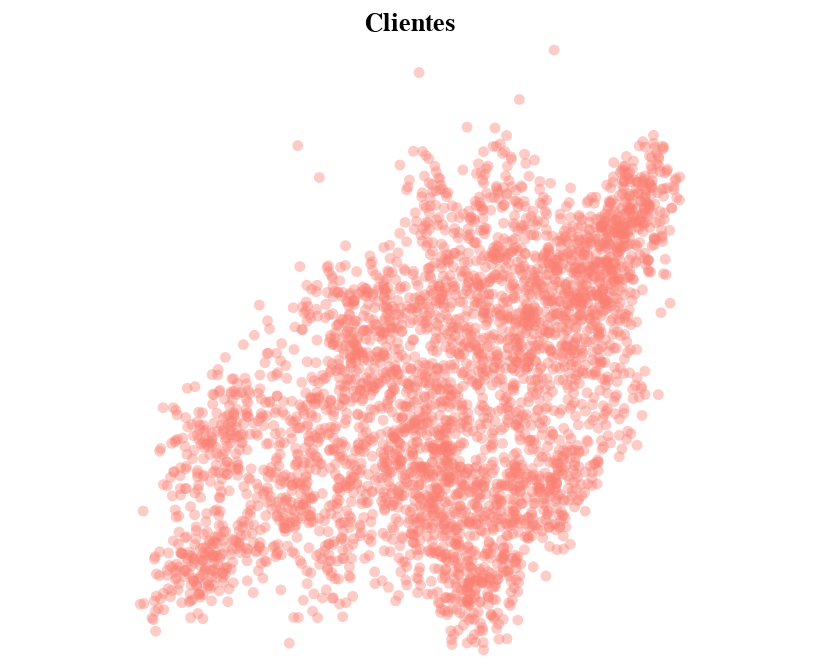

Write notebook code for a chart like this one.
### Code cell
# Georreferenciación

alt.Chart(data).mark_circle(opacity=0.4, color="salmon").encode(
    longitude='lon',
    latitude='lat',
#     size='count()'
#     size=alt.Size('count:Q', title='Number of Airports'),
#     color=alt.value('steelblue'),
    tooltip=['lat','lon']
).properties(
    title='Clientes'
)

### Figure 1 — Vega-Lite specification as saved in the notebook (floating-point values rounded to 4 significant figures; data arrays with more than 128 entries replaced by an {"elided": "..."} marker saying what was removed)
{"$schema": "https://vega.github.io/schema/vega-lite/v4.8.1.json", "config": {"view": {"continuousHeight": 300, "continuousWidth": 400}}, "data": {"name": "data-964552a31abf740a4ee1d039bb08cb64"}, "datasets": {"data-964552a31abf740a4ee1d039bb08cb64": {"elided": "3625 records"}}, "encoding": {"latitude": {"field": "lat", "type": "quantitative"}, "longitude": {"field": "lon", "type": "quantitative"}, "tooltip": [{"field": "lat", "type": "quantitative"}, {"field": "lon", "type": "quantitative"}]}, "mark": {"color": "salmon", "opacity": 0.4, "type": "circle"}, "title": "Clientes"}
